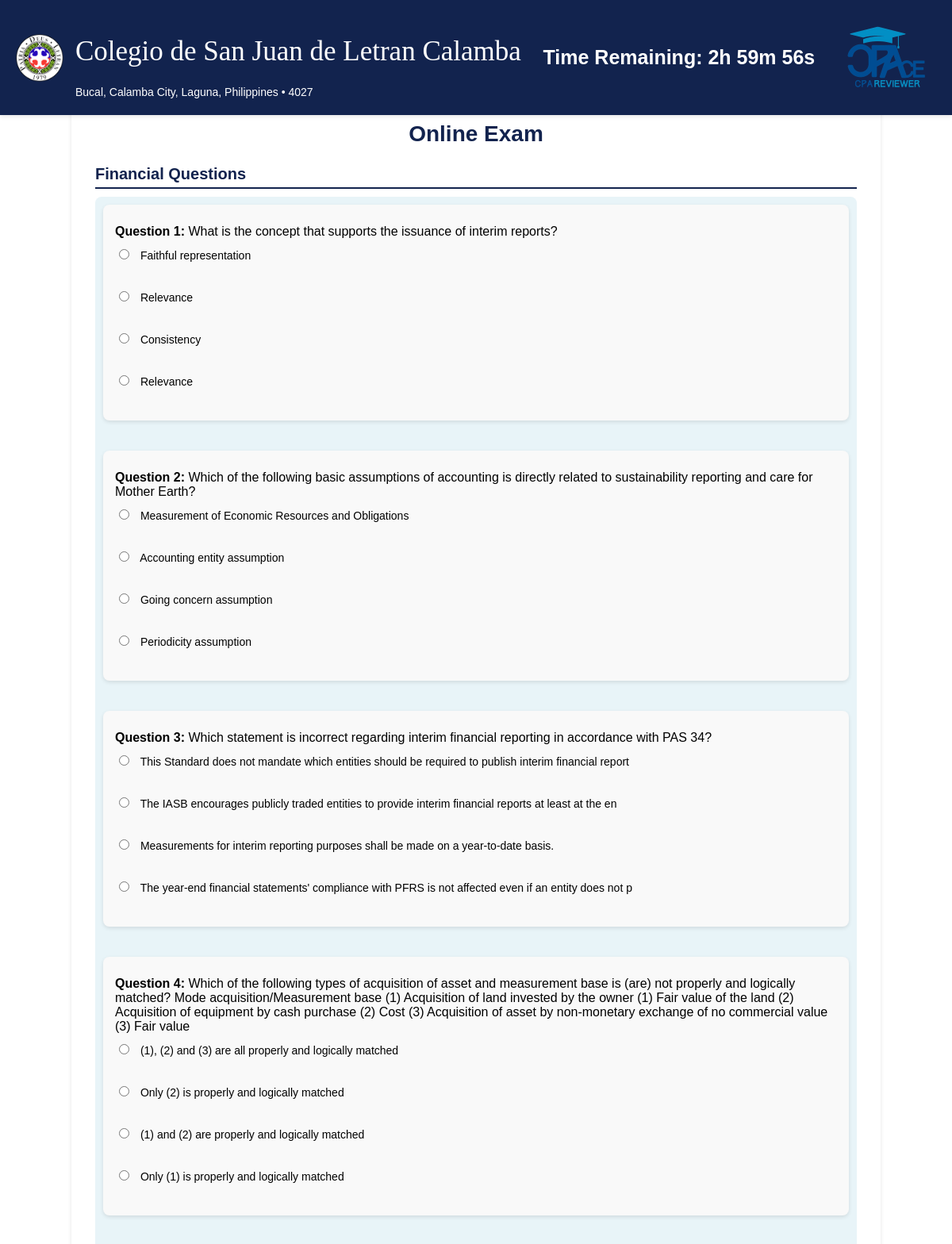
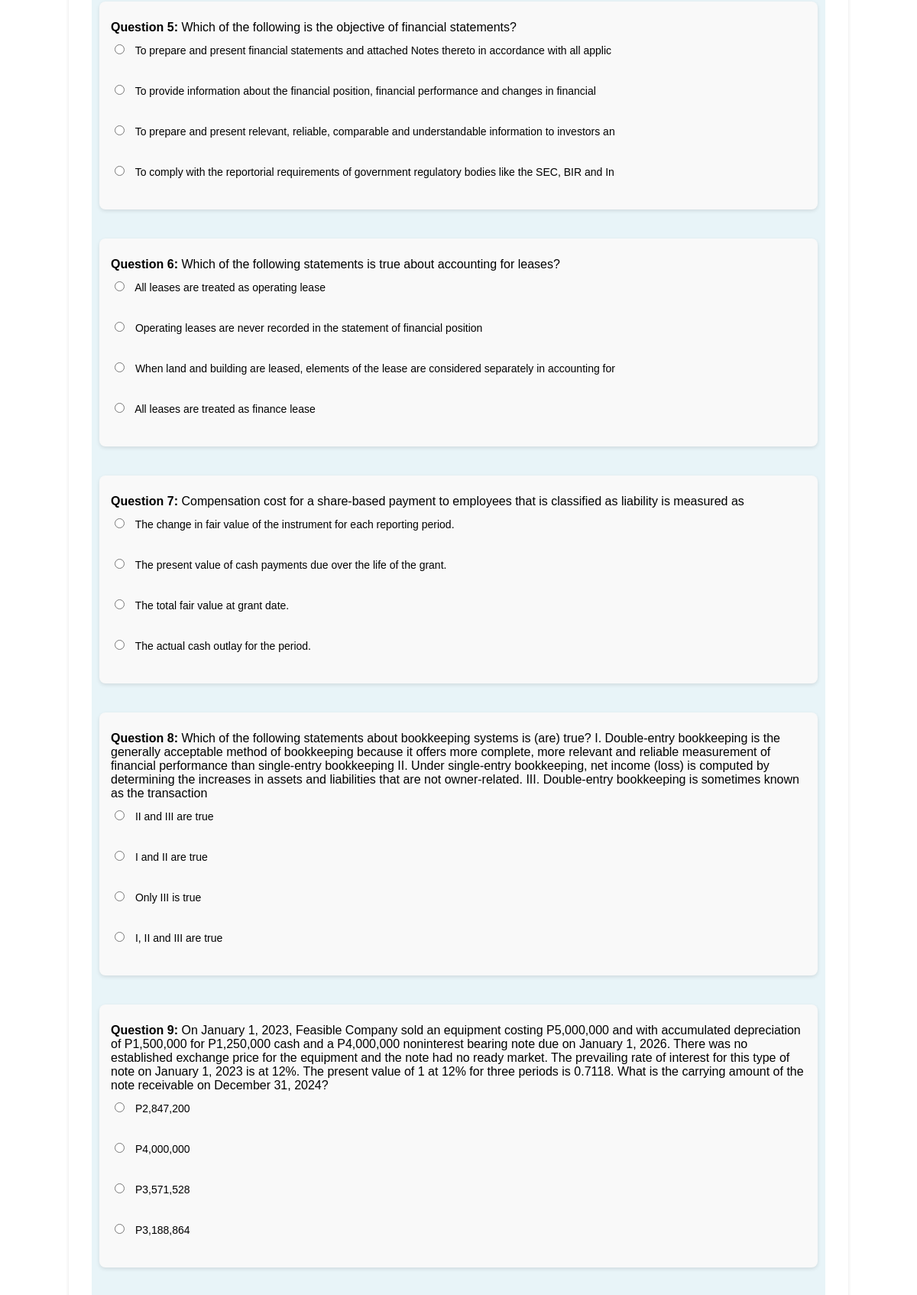
The app's page /exam.php (signed in, upper part) with its own data (2 pictures, top to bottom).
### tables this page shows
CREATE TABLE `financial` (
  `fin_id` int(11) NOT NULL,
  `question` varchar(1000) NOT NULL,
  `opt1` varchar(100) NOT NULL,
  `opt2` varchar(100) NOT NULL,
  `opt3` varchar(100) NOT NULL,
  `opt4` varchar(100) NOT NULL,
  `answer` varchar(100) NOT NULL,
  `topic` varchar(100) NOT NULL,
  `image` varchar(255) NOT NULL,
  `scenario` varchar(1000) NOT NULL
);

### web/exam.php (the view, shortened to what this page needs)
<?php
$conn = new mysqli('localhost', 'root', '', 'cpa');
function fetchQuestions($conn) {
    $questions = [];
    $tableConfigs = [
        'financial' => 2,
        'aud' => 1,
        'tax' => 2,
        'mng' => 3,
        'adv' => 1,
        'reg' => 1
    ];
    $primaryKeys = [
        'financial' => 'fin_id',
        'aud' => 'aud_id',
        'tax' => 'tax_id',
        'mng' => 'mng_id',
        'adv' => 'adv_id',
        'reg' => 'reg_id'
    ];
    foreach ($tableConfigs as $table => $limit) {
        if ($limit > 0) {
            $topicsResult = $conn->query("SELECT DISTINCT topic FROM $table");
            if ($topicsResult) {
                while ($row = $topicsResult->fetch_assoc()) {
                    $topic = $row['topic'];
                    $topicSafe = $conn->real_escape_string($topic);
                    $primaryKey = $primaryKeys[$table];
                    $sql = "SELECT
                                question,
                                scenario,
                                image,
                                opt1,
                                opt2,
                                opt3,
                                opt4,
                                answer,
                                $primaryKey AS question_id
                            FROM $table
                            WHERE topic = '$topicSafe'
                            ORDER BY RAND()
                            LIMIT $limit";
                    $result = $conn->query($sql);
                    if ($result) {
                        while ($question = $result->fetch_assoc()) {
                            $question['question_id'] = "{$table}_{$question['question_id']}";
                            $questions[$table][] = $question;
                        }
                    }
                }
            }
        }
    }
    return $questions;
}
$allQuestions = fetchQuestions($conn);
$groupedQuestionsByTopic = [];
foreach ($allQuestions as $topic => $questions) {
    foreach ($questions as $question) {
        $scenarioKey = !empty($question['scenario']) ? $question['scenario'] : 'no_scenario';
        $groupedQuestionsByTopic[$topic][$scenarioKey][] = $question;
    }
}
$shuffledQuestions = [];
foreach ($groupedQuestionsByTopic as $topic => $scenarios) {
    $shuffledQuestions[$topic] = [];
    $scenarioKeys = array_keys($scenarios);
    shuffle($scenarioKeys);
    foreach ($scenarioKeys as $scenario) {
        $questions = $scenarios[$scenario];
        shuffle($questions);
        $shuffledQuestions[$topic][$scenario] = $questions;
    }
}
?>
<!DOCTYPE html>
<html lang="en">
    <header>
<div class="header-top">
    <div class="school-info">
        <img src="Style/logo.png" alt="School Logo">
        <div>
            <h1>Colegio de San Juan de Letran Calamba</h1>
            <p>Bucal, Calamba City, Laguna, Philippines • 4027</p>
        </div>
    </div>
 <div id="timer">Time Remaining: 3h 0m 1s</div>
    <div class="logo-container">
        <img src="Style/cpace1.png" alt="CPAce Logo" class="logo">
    </div>
</div>
</header>
    <link href="Style/exam.css" rel="stylesheet" type="text/css">
    <link href="https://db.onlinewebfonts.com/c/be6ee7dae05b1862ef6f63d5e2145706?family=Monotype+Old+English+Text+W01" rel="stylesheet">
</head>
<body>
<div class="container">
    <h2>Online Exam</h2>
    <form id="examForm" action="submit.php" method="post">
        <div id="question-container">
            <?php
            $examTopics = [
                'financial' => 'Financial',
                'adv' => 'Advance Financial',
                'tax' => 'Taxation',
                'mng' => 'Management',
                'aud' => 'Auditing',
                'reg' => 'Regulatory Framework'
            ];
            $questionNumber = 1;
            foreach ($examTopics as $topicTable => $topicDisplayName) {
                if (isset($shuffledQuestions[$topicTable])) {
                    echo "<h3>" . htmlspecialchars($topicDisplayName) . " Questions</h3>";
                    foreach ($shuffledQuestions[$topicTable] as $scenario => $questions) {
                        echo '<div class="scenario-container">';
                        foreach ($questions as $question) {
                            $questionId = $question['question_id'];
                            echo '<div class="question-box">';
                            echo "<p><strong>Question $questionNumber:</strong> " . htmlspecialchars($question['question']) . "</p>";
                            $options = [
                                'A' => $question['opt1'],
                                'B' => $question['opt2'],
                                'C' => $question['opt3'],
                                'D' => $question['opt4']
                            ];
                            $optionKeys = array_keys($options);
                            shuffle($optionKeys);
                            foreach ($optionKeys as $key) {
                                $value = $options[$key];
                                echo "<label>
                                        <input type='radio' name='answers[$questionId]' value='$key' required>
                                        " . htmlspecialchars($value) . "
                                    </label><br>";
                            }
                            echo '</div><br>';
                            $questionNumber++;
                        }
                        echo '</div><br>';
                    }
                }
            }
            ?>
        </div>
    </form>
</div>
</body>
</html>

### web/Style/exam.css (style rules this page uses)
body { font-family: 'Arial', sans-serif; margin: 0; padding: 0; padding-top: 100px; }
.header-top { display: flex; justify-content: space-between; align-items: center; background-color: #12234e; color: white; padding: 10px 20px; position: fixed; top: 0; left: 0; width: 100%; z-index: 1000; box-sizing: border-box; background: #12234e; box-shadow: 0 2px 5px rgba(0, 0, 0, 0.1); }
.school-info { display: flex; align-items: center; justify-content: flex-start; }
.school-info img { height: 60px; margin-right: 15px; }
.school-info h1 { font-family: 'Monotype Old English Text W01', serif; font-size: 35px; font-weight: 350; color: #ffffff; }
.school-info p { font-size: 14px; margin: 0; }
#timer { font-size: 25px; color: white; font-weight: bold; text-align: center; }
.logo-container { display: flex; justify-content: center; align-items: center; }
.logo-container .logo { height: 125px; }
body { padding-top: 100px; }
.container { background-color: white; padding-top: 80px; padding: 30px; border-radius: 10px; box-shadow: 0 2px 5px rgba(0, 0, 0, 0.1); width: 80%; max-width: 1200px; overflow: visible; margin-left: auto; margin-right: auto; }
h2 { text-align: center; font-size: 28px; color: #12234e; }
h3 { color: #12234e; font-size: 20px; margin-top: 20px; margin-bottom: 10px; padding-bottom: 5px; border-bottom: 2px solid #12234e; }
.question-box { background-color: #f9f9f9; border-radius: 8px; padding: 15px; margin-bottom: 20px; box-shadow: 0 2px 5px rgba(0, 0, 0, 0.1); clear: both; }
.question-box p { font-size: 16px; margin: 10px 0; }
.question-box label { display: block; font-size: 14px; margin: 8px 0; }
.question-box input[type="radio"] { margin-right: 10px; }
.scenario-container { padding: 10px; background-color: #e8f4f8; border-radius: 8px; margin-bottom: 20px; }

### records on screen
financial: question "What is the concept that supports the issuance of interim reports?", opt4 "Faithful representation", value "Relevance", opt3 "Consistency"
financial: question "Which of the following basic assumptions of accounting is directly related to sustainability reporting and care for Mother Earth?", opt4 "Measurement of Economic Resources and Obligations", opt3 "Accounting entity assumption", opt2 "Going concern assumption", opt1 "Periodicity assumption"
financial: question "Which statement is incorrect regarding interim financial reporting in accordance with PAS 34?", opt1 "This Standard does not mandate which entities should be required to publish interim financial report", opt2 "The IASB encourages publicly traded entities to provide interim financial reports at least at the en", opt4 "Measurements for interim reporting purposes shall be made on a year-to-date basis.", opt3 "The year-end financial statements' compliance with PFRS is not affected even if an entity does not p"
financial: question "Which of the following types of acquisition of asset and measurement base is (are) not properly and logically matched? Mode acquisition/Measurement base (1) Acquisition of land invested by the owner (1) Fair value of the land (2) Acquisition of equipment by cash purchase (2) Cost (3) Acquisition of asset by non-monetary exchange of no commercial value (3) Fair value", opt4 "(1), (2) and (3) are all properly and logically matched", opt2 "Only (2) is properly and logically matched", opt3 "(1) and (2) are properly and logically matched", opt1 "Only (1) is properly and logically matched"
financial: question "Which of the following is the objective of financial statements?", opt1 "To prepare and present financial statements and attached Notes thereto in accordance with all applic", opt3 "To provide information about the financial position, financial performance and changes in financial", opt2 "To prepare and present relevant, reliable, comparable and understandable information to investors an", opt4 "To comply with the reportorial requirements of government regulatory bodies like the SEC, BIR and In"
financial: question "Which of the following statements is true about accounting for leases?", opt2 "All leases are treated as operating lease", opt4 "Operating leases are never recorded in the statement of financial position", opt3 "When land and building are leased, elements of the lease are considered separately in accounting for", opt1 "All leases are treated as finance lease"
financial: question "Compensation cost for a share-based payment to employees that is classified as liability is measured as", opt1 "The change in fair value of the instrument for each reporting period.", opt3 "The present value of cash payments due over the life of the grant.", opt2 "The total fair value at grant date.", opt4 "The actual cash outlay for the period."
financial: question "Which of the following statements about bookkeeping systems is (are) true? I. Double-entry bookkeeping is the generally acceptable method of bookkeeping because it offers more complete, more relevant and reliable measurement of financial performance than single-entry bookkeeping II. Under single-entry bookkeeping, net income (loss) is computed by determining the increases in assets and liabilities that are not owner-related. III. Double-entry bookkeeping is sometimes known as the transaction", opt3 "II and III are true", opt2 "I and II are true", opt1 "Only III is true", opt4 "I, II and III are true"
financial: question "On January 1, 2023, Feasible Company sold an equipment costing P5,000,000 and with accumulated depreciation of P1,500,000 for P1,250,000 cash and a P4,000,000 noninterest bearing note due on January 1, 2026. There was no established exchange price for the equipment and the note had no ready market. The prevailing rate of interest for this type of note on January 1, 2023 is at 12%. The present value of 1 at 12% for three periods is 0.7118. What is the carrying amount of the note receivable on December 31, 2024?", opt2 "P2,847,200", opt1 "P4,000,000", opt3 "P3,571,528", opt4 "P3,188,864"

### other values on screen
$topicDisplayName "Financial"
